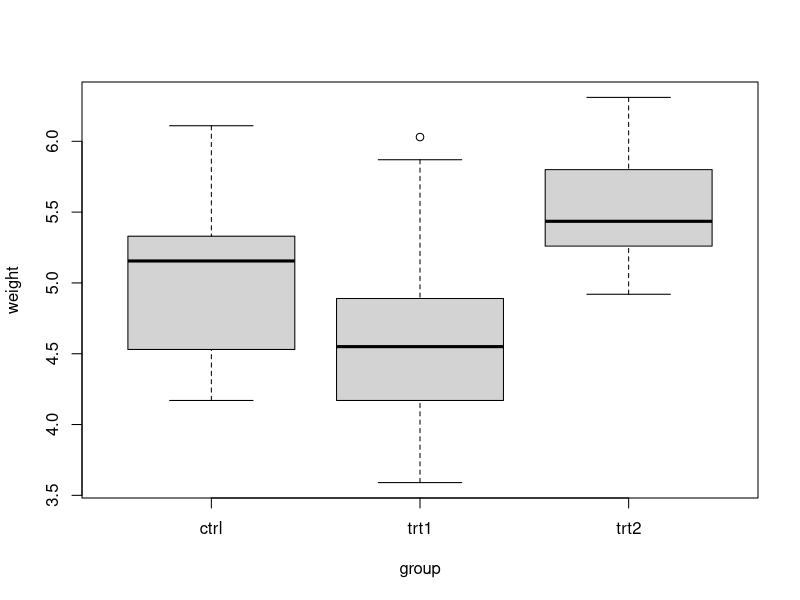
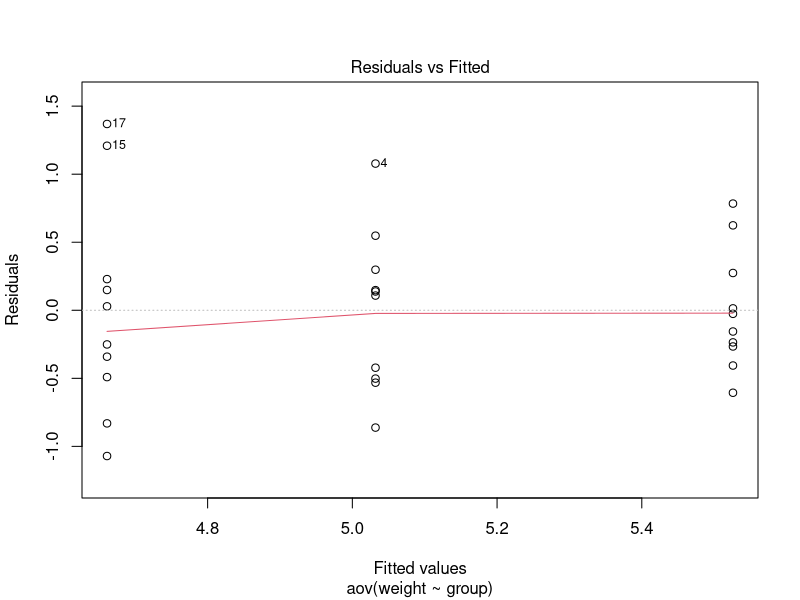
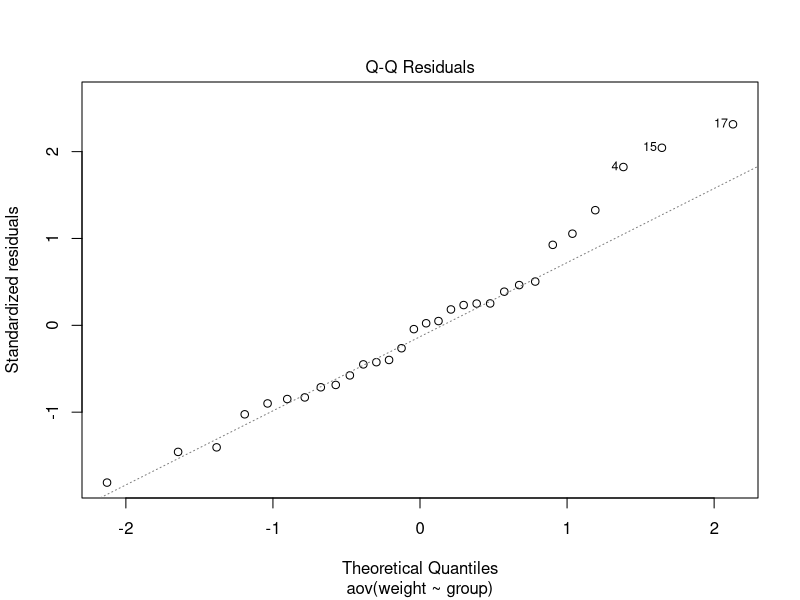
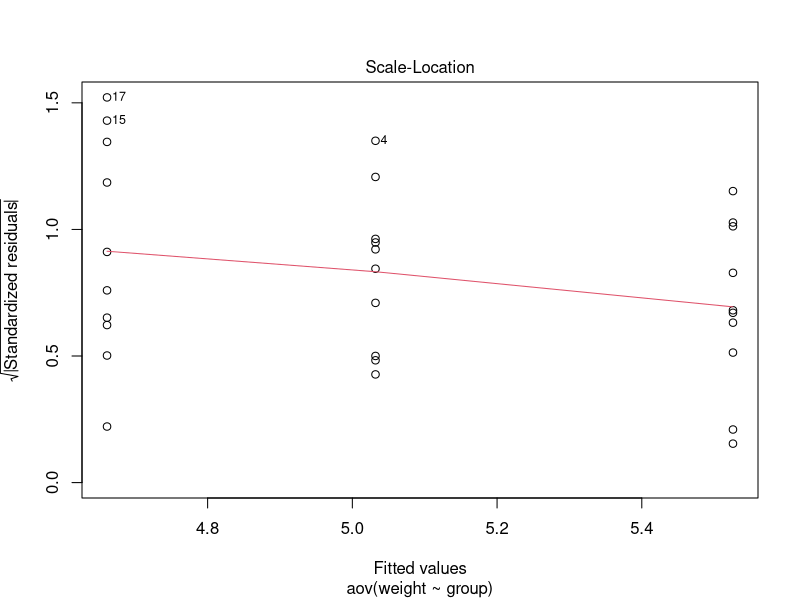
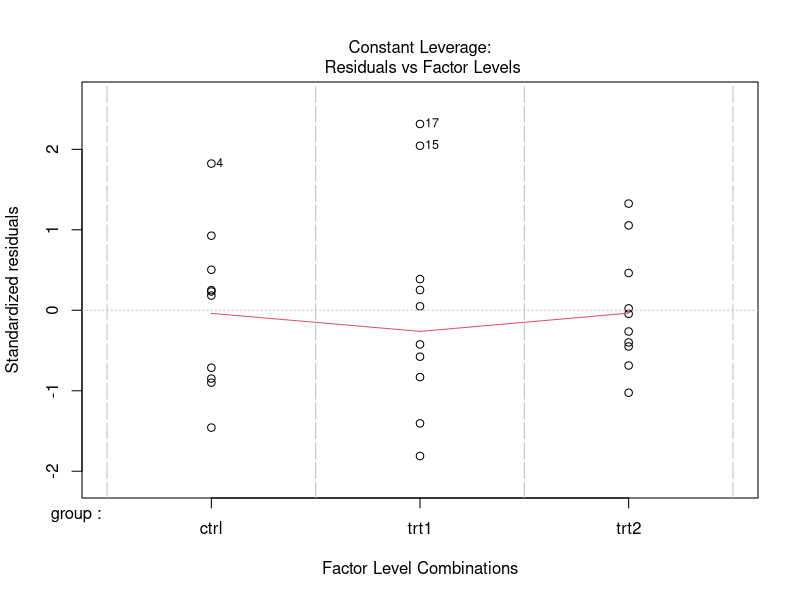
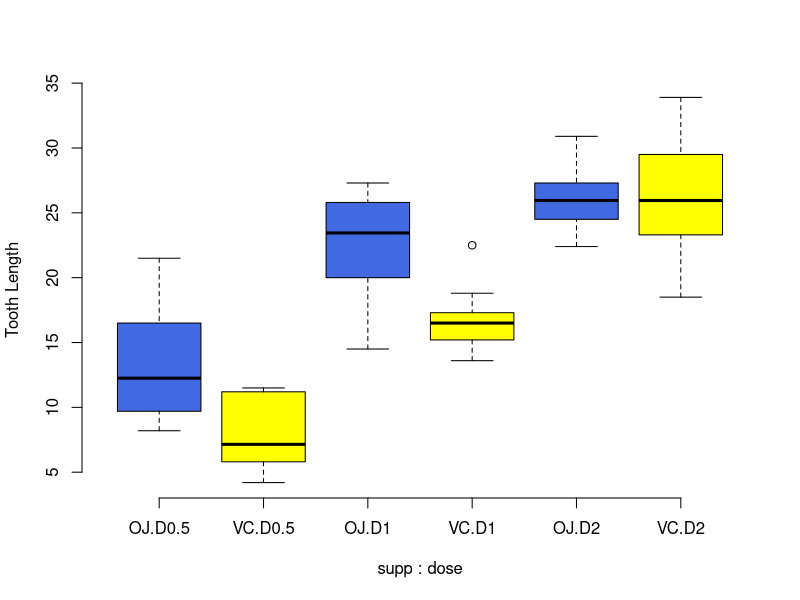

Generate these figures, in order, with R:
## ---- chunk 1
dane<-PlantGrowth
head(dane)
levels(dane$group)
## ---- chunk 2
library(dplyr)
group_by(dane, group) %>%
  summarise(
    count = n(),
    mean = mean(weight, na.rm = TRUE),
    sd = sd(weight, na.rm = TRUE)
  )
## ---- chunk 3
ctrl<-dane[dane$group=="ctrl",]
mean(ctrl$weight)
sd(ctrl$weight)     
trt1<-dane[dane$group=="trt1",]
mean(trt1$weight)
sd(trt1$weight) 
trt2<-dane[dane$group=="trt2",]
mean(trt2$weight)
sd(trt2$weight) 
## ---- chunk 4
boxplot(weight~group,data=dane)
## ---- chunk 5
model <- aov(weight ~ group, data = dane)
summary(model)
## ---- chunk 6
y<-dane$weight
ym<-mean(y)
yh<-model$fitted.values
ssm<-sum((yh-ym)^2)
ssm
ssr<-sum((y-yh)^2)
ssr
## ---- chunk 7
msm<-ssm/2
msm
mse<-ssr/27
mse
## ---- chunk 8
f<-msm/mse
f
## ---- chunk 9
qf(0.95, 2,27)
## ---- chunk 10
p<-1-pf(f, 2,27)
p
## ---- chunk 11
plot(model)
## ---- chunk 12
TukeyHSD(model)
## ---- chunk 13
q<-qtukey(0.95,3,27)
hsd <- q * sqrt(mse / 10)
hsd
## ---- chunk 14
mean(trt1$weight)-mean(ctrl$weight) + q * sqrt(mse / 2 * (2 / 10))
mean(trt1$weight)-mean(ctrl$weight) - q * sqrt(mse / 2 * (2 / 10))
mean(trt2$weight)-mean(ctrl$weight) + q * sqrt(mse / 2 * (2 / 10))
mean(trt2$weight)-mean(ctrl$weight) - q * sqrt(mse / 2 * (2 / 10))
mean(trt2$weight)-mean(trt1$weight) + q * sqrt(mse / 2 * (2 / 10))
mean(trt2$weight)-mean(trt1$weight) - q * sqrt(mse / 2 * (2 / 10))
## ---- chunk 15
center.trt1.ctrl <- (mean(trt1$weight)-mean(ctrl$weight))/sqrt(mse/10)  
ptukey(abs(center.trt1.ctrl), 3, 27, lower.tail=FALSE)
center.trt2.ctrl <- (mean(trt2$weight)-mean(ctrl$weight))/sqrt(mse/10)  
ptukey(abs(center.trt2.ctrl), 3, 27, lower.tail=FALSE)
center.trt2.trt1 <- (mean(trt2$weight)-mean(trt1$weight))/sqrt(mse/10)  
ptukey(abs(center.trt2.trt1), 3, 27, lower.tail=FALSE)
## ---- chunk 16
dane2 <- ToothGrowth
dane2$dose <- factor(dane2$dose, 
                  levels = c(0.5, 1, 2),
                  labels = c("D0.5", "D1", "D2"))
boxplot(len ~ supp * dose, data=dane2, frame = FALSE, 
        col = c("royalblue", "yellow"), ylab="Tooth Length")
model2<- aov(len ~ supp + dose, data = dane2)
summary(model2)
model3 <- aov(len ~ supp * dose, data = dane2)
summary(model3)
model4 <- aov(len ~ supp + dose + supp:dose, data = dane2)
summary(model4)
TukeyHSD(model3, "dose")
TukeyHSD(model3)
## ---- chunk 17
delivery.df = data.frame(
  Service = c(rep("Carrier 1", 15), rep("Carrier 2", 15),
    rep("Carrier 3", 15)),
  Destination = c(rep(c("Office 1", "Office 2", "Office 3",
    "Office 4", "Office 5"), 9)),
  Time = c(15.23, 14.32, 14.77, 15.12, 14.05,
  15.48, 14.13, 14.46, 15.62, 14.23, 15.19, 14.67, 14.48, 15.34, 14.22,
  16.66, 16.27, 16.35, 16.93, 15.05, 16.98, 16.43, 15.95, 16.73, 15.62,
  16.53, 16.26, 15.69, 16.97, 15.37, 17.12, 16.65, 15.73, 17.77, 15.52,
  16.15, 16.86, 15.18, 17.96, 15.26, 16.36, 16.44, 14.82, 17.62, 15.04)
)
